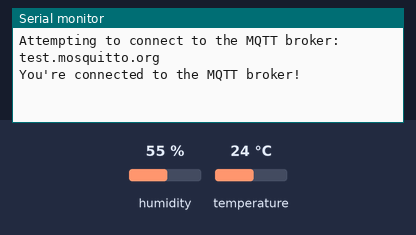
A sketch run on a simulated Arduino Uno, built with avr-gcc and run on an emulated ATmega328P. On the bench: the last lines printed to the serial monitor. The test bench sets the inputs (shaded band); at power-on: humidity 55 %, temperature 24 °C. WiFi joins after 1.5 s; servers stay silent unless stated; no MQTT or app messages arrive unless stated.

Above: at 2.7 s.
2.8 s: humidity set to 22 %
At 9.4 s:
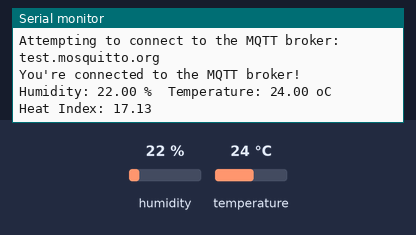
16.8 s: temperature set to 12 °C
At 25.2 s:
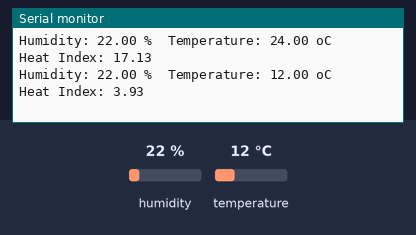
27.6 s: humidity set to 40 %
At 32.5 s:
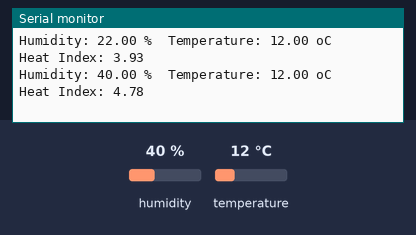
Timing chart, 0 to 34.0 s (numbered marks = the images above; inputs shaded):
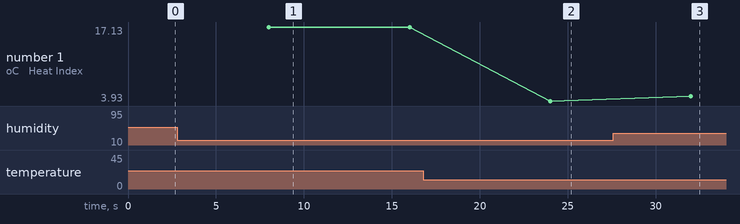

Measured:
- after the input at 2.8 s, the serial monitor: prints a new line after 5.2 s (image 1)
- after the input at 16.8 s, the serial monitor: prints a new line after 7.2 s (image 2)
- after the input at 27.6 s, the serial monitor: prints a new line after 4.4 s (image 3)
- plotted number 1: 17.13 → 3.93 after the input at 16.8 s, 3.93 → 4.78 after the input at 27.6 s

The sketch:

sketch_jan7b.ino
```cpp
#include <SPI.h>
#include "DHT.h"
#include <ArduinoMqttClient.h>
#include <Ethernet.h>
#define DHTPIN 2       // which pin we're connected to
#define DHTTYPE DHT22  // DHT 22 (AM2302)
// Update these with values suitable for your network.
byte mac[] = { 0xDE, 0xAD, 0xBE, 0xEF, 0xFE, 0xED };
EthernetClient ethClient;
MqttClient mqttClient(ethClient);
//DHT dht;
DHT dht(DHTPIN, DHTTYPE);
const char broker[] = "test.mosquitto.org";
int port = 1883;
const char topic[] = "real_unique_topic_1";
const char topic2[] = "real_unique_topic_2";
const char topic3[] = "real_unique_topic_3";
//set interval for sending messages (milliseconds)
const long interval = 8000;
unsigned long previousMillis = 0;
int count = 0;
//sensorReadPublish data to MQTT broker
void sensorReadPublish() {
  // Read relative humidity (%)
  float h = dht.readHumidity();
  // Read temperature (Celsius)
  float t = dht.readTemperature();
  // Read heat index
  float hic = dht.computeHeatIndex(t, h);
  // Check if data reads are valid numbers
  if (isnan(h) || isnan(t)) {
    Serial.println("Data error from DHT11 sensor!");
    return;
  }
  // publish temperature to topic2
  mqttClient.beginMessage(topic2);
  mqttClient.print(t);
  mqttClient.endMessage();
  // publish humidity to topic
  mqttClient.beginMessage(topic);
  mqttClient.print(h);
  mqttClient.endMessage();
  // publish heatindex to topic3
  mqttClient.beginMessage(topic3);
  mqttClient.print(hic);
  mqttClient.endMessage();
  Serial.print("Humidity: ");
  Serial.print(h);
  Serial.print(" %\t");
  Serial.print("Temperature: ");
  Serial.print(t);
  Serial.print(" oC ");
  Serial.print("\t");
  Serial.print("Heat Index: ");
  Serial.print(hic);
  Serial.print("\n");
}
void setup() {
  //Initialize serial and wait for port to open:
  Serial.begin(9600);
  while (!Serial) {
    // wait for serial port to connect. Needed for native USB port only
  }
  // connect to network:
  Ethernet.begin(mac);
  Serial.println();
  Serial.print("Attempting to connect to the MQTT broker: ");
  Serial.println(broker);
  if (!mqttClient.connect(broker, port)) {
    Serial.print("MQTT connection failed! Error code = ");
    Serial.println(mqttClient.connectError());
    while (1)
      ;
  }
  Serial.println("You're connected to the MQTT broker!");
  dht.begin();
  Serial.println();
}
void loop() {
  // call poll() regularly to allow the library to send MQTT keep
  // alive which avoids being disconnected by the broker
  mqttClient.poll();
  unsigned long currentMillis = millis();
  if (currentMillis - previousMillis >= interval) {
    // save the last time a message was sent
    previousMillis = currentMillis;
    sensorReadPublish();
    Serial.println();
  }
}
```
